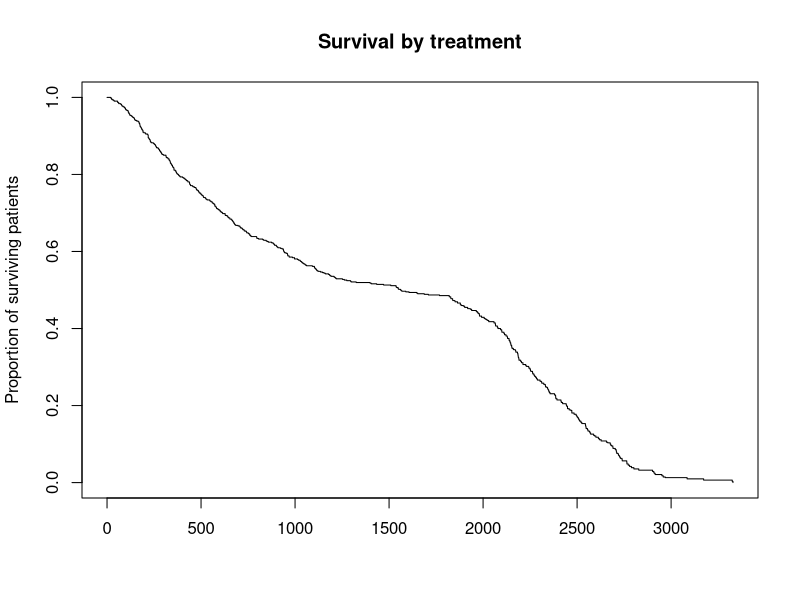

Recreate this plot in R. (Note: this script raises an error after producing the figure.)
## ---- chunk 1
knitr::opts_chunk$set(echo = TRUE)
## ---- chunk 2
df <- read.csv("GSE119827_Cuff_Gene_Counts.csv")
head(df)
## ---- chunk 3
df_exp <- df[c('AJ1', 'AJ2', 'AJ3', 'AJ4', 'AJ5', 'AJ6')]
rownames(df_exp) <- make.names(df$Gene_ID, unique=TRUE)
head(df_exp, 10)
dim(df_exp)
## ---- chunk 4
treatment <- c(rep(1, 3), rep(2, 3))
sig_genes = c()
for (i in 1:nrow(df_exp)){
  row <- df_exp[i,]
  values <- as.numeric(row)
  lmobj <- lm(values ~ treatment)
  pval <- summary(lmobj)$coefficients[,4][2]
  if (is.nan(pval)){next}
  if (pval <= 0.05){
    sig_genes <- c(sig_genes, i)
  }
}
## ---- chunk 5
sig_gene_names <- rownames(df_exp)[sig_genes]
write(sig_gene_names, file='sig_genes.txt',
      sep='\n')
## ---- chunk 6
library(survival)
df2 <- read.csv('colon_data.csv')
head(df2)
dim(df2)
unique(df2$rx)
## ---- chunk 7
sdiff <- survdiff(Surv(df2$time) ~ df2$rx)
sdiff
## ---- chunk 8
sfit <- survfit(Surv(df2$time) ~ df2$rx)
sfit
plot(sfit, col=c('black', 'blue', 'green'),
     main="Survival by treatment", 
     ylab='Proportion of surviving patients',
     mark.time=c(TRUE, TRUE))

legend('topright', c('Obs', 'Lev', 'Lev+5FU'), lty=c(1,1), col=c('black', 'blue', 'green'))
## ---- chunk 9
df2.obs <- df2[which(df2$rx=="Obs"),]
head(df2.obs)
dim(df2.obs)
## ---- chunk 10
sdiff <- survdiff(Surv(df2.obs$time) ~ df2.obs$sex)
sdiff
## ---- chunk 11
sfit <- survfit(Surv(df2.obs$time) ~ df2.obs$sex)
sfit
plot(sfit, col=c('black', 'blue'),
     main="Survival by sex in placebo cohort", 
     ylab='Proportion of surviving patients',
     mark.time=c(TRUE, TRUE))

legend('topright', c('female', 'male'), lty=c(1,1), col=c('black', 'blue'))
## ---- chunk 12
df2.lev <- df2[which(df2$rx=="Lev"),]
head(df2.lev)
dim(df2.lev)
sdiff <- survdiff(Surv(df2.lev$time) ~ df2.lev$sex)
sdiff
## ---- chunk 13
sfit <- survfit(Surv(df2.lev$time) ~ df2.lev$sex)
sfit
plot(sfit, col=c('black', 'blue'),
     main="Survival by sex in Levamisole cohort", 
     ylab='Proportion of surviving patients',
     mark.time=c(TRUE, TRUE))

legend('topright', c('female', 'male'), lty=c(1,1), col=c('black', 'blue'))
## ---- chunk 14
df2.lev5fu <- df2[which(df2$rx=="Lev+5FU"),]
head(df2.lev5fu)
dim(df2.lev5fu)
sdiff <- survdiff(Surv(df2.lev5fu$time) ~ df2.lev5fu$sex)
sdiff
## ---- chunk 15
sfit <- survfit(Surv(df2.lev5fu$time) ~ df2.lev5fu$sex)
sfit
plot(sfit, col=c('black', 'blue'),
     main="Survival by sex in both drugs cohort", 
     ylab='Proportion of surviving patients',
     mark.time=c(TRUE, TRUE))

legend('topright', c('female', 'male'), lty=c(1,1), col=c('black', 'blue'))
## ---- chunk 16
sdiff <- survdiff(Surv(df2.obs$time) ~ df2.obs$node4)
sdiff
## ---- chunk 17
sfit <- survfit(Surv(df2.obs$time) ~ df2.obs$node4)
sfit
plot(sfit, col=c('black', 'blue'),
     main="Survival by node4 in placebo cohort", 
     ylab='Proportion of surviving patients',
     mark.time=c(TRUE, TRUE))

legend('topright', c('4 or less', 'more than 4'), lty=c(1,1), col=c('black', 'blue'))
## ---- chunk 18
sdiff <- survdiff(Surv(df2.lev$time) ~ df2.lev$node4)
sdiff
## ---- chunk 19
sfit <- survfit(Surv(df2.lev$time) ~ df2.lev$node4)
sfit
plot(sfit, col=c('black', 'blue'),
     main="Survival by node4 in Levamisole cohort", 
     ylab='Proportion of surviving patients',
     mark.time=c(TRUE, TRUE))

legend('topright', c('4 or less', 'more than 4'), lty=c(1,1), col=c('black', 'blue'))
## ---- chunk 20
sdiff <- survdiff(Surv(df2.lev5fu$time) ~ df2.lev5fu$node4)
sdiff
## ---- chunk 21
sfit <- survfit(Surv(df2.lev5fu$time) ~ df2.lev5fu$node4)
sfit
plot(sfit, col=c('black', 'blue'),
     main="Survival by node4 in both drugs cohort", 
     ylab='Proportion of surviving patients',
     mark.time=c(TRUE, TRUE))

legend('topright', c('less than 4', '4 or more'), lty=c(1,1), col=c('black', 'blue'))
